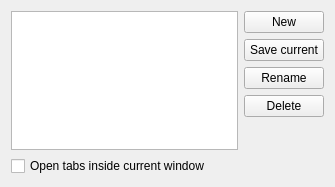
<ui version="4.0" >
 <class>KonqSessionDlgBase</class>
 <widget class="QWidget" name="KonqSessionDlgBase" >
  <property name="geometry" >
   <rect>
    <x>0</x>
    <y>0</y>
    <width>335</width>
    <height>187</height>
   </rect>
  </property>
  <layout class="QGridLayout" name="gridLayout" >
   <item row="0" column="0" >
    <layout class="QHBoxLayout" name="horizontalLayout" >
     <item>
      <widget class="QListView" name="m_pListView" />
     </item>
     <item>
      <layout class="QVBoxLayout" name="verticalLayout_2" >
       <item>
        <layout class="QVBoxLayout" name="verticalLayout" >
         <item>
          <widget class="QPushButton" name="m_pNewButton" >
           <property name="text" >
            <string comment="@action:button New session">New</string>
           </property>
          </widget>
         </item>
         <item>
          <widget class="QPushButton" name="m_pSaveCurrentButton" >
           <property name="text" >
            <string comment="@action:button Save current session">Save current</string>
           </property>
          </widget>
         </item>
         <item>
          <widget class="QPushButton" name="m_pRenameButton" >
           <property name="text" >
            <string comment="@action:button Rename session">Rename</string>
           </property>
          </widget>
         </item>
         <item>
          <widget class="QPushButton" name="m_pDeleteButton" >
           <property name="text" >
            <string comment="@action:button Delete session">Delete</string>
           </property>
          </widget>
         </item>
        </layout>
       </item>
       <item>
        <spacer name="verticalSpacer" >
         <property name="orientation" >
          <enum>Qt::Vertical</enum>
         </property>
         <property name="sizeHint" stdset="0" >
          <size>
           <width>20</width>
           <height>40</height>
          </size>
         </property>
        </spacer>
       </item>
      </layout>
     </item>
    </layout>
   </item>
   <item row="1" column="0" >
    <widget class="QCheckBox" name="m_pOpenTabsInsideCurrentWindow" >
     <property name="text" >
      <string>Open tabs inside current window</string>
     </property>
    </widget>
   </item>
  </layout>
 </widget>
 <resources/>
 <connections/>
</ui>
